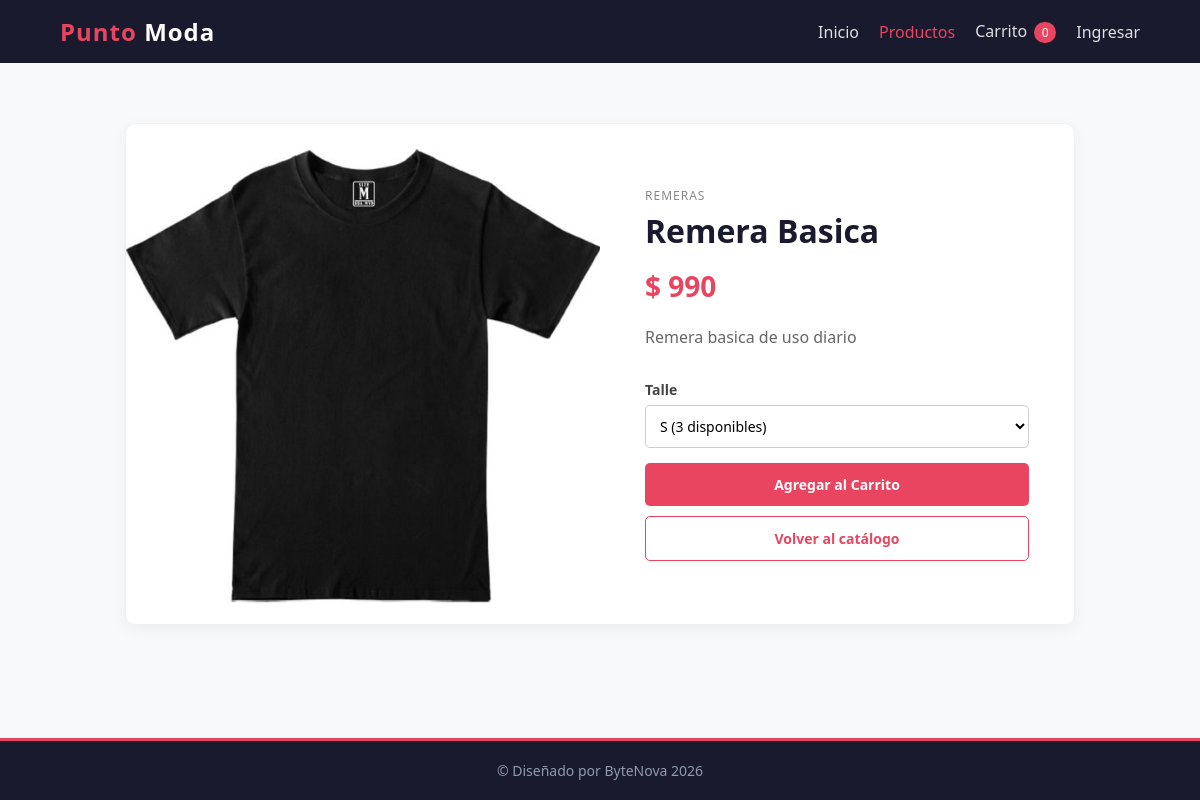
/index.php?pagina=producto&id=2, run on the app's committed database.
### tables this page shows
CREATE TABLE Producto (
    id_producto INT AUTO_INCREMENT PRIMARY KEY,
    nombre VARCHAR(100) NOT NULL,
    descripcion TEXT,
    precio DECIMAL(10,2) NOT NULL,
    imagen VARCHAR(255),
    stock_minimo INT NOT NULL DEFAULT 0,
    activo TINYINT NOT NULL DEFAULT 1,
    id_categoria INT NOT NULL,
    FOREIGN KEY (id_categoria) REFERENCES Categoria(id_categoria)
);

CREATE TABLE Categoria (
    id_categoria INT AUTO_INCREMENT PRIMARY KEY,
    nombre VARCHAR(60) NOT NULL UNIQUE
);

### controllers/ProductoController.php (called while the page is built, shortened)
<?php
require_once __DIR__ . "/../models/ProductoModel.php";
class ProductoController {
    private $productoModel;
    public function __construct($conexion) {
        $this->productoModel = new ProductoModel($conexion);
    }
    public function mostrarDetalle() {
        $id = filter_var($_GET["id"] ?? "", FILTER_VALIDATE_INT);
        $producto = null;
        $talles = [];
        $precioCarrito = 0;
        if ($id !== false && $id > 0) {
            $producto = $this->productoModel->obtenerProductoPorId($id);
        }
        if ($producto) {
            $talles = $this->productoModel->listarTalles($id);
            $precioCarrito = $producto["precio_promocional"] ?? $producto["precio"];
        } else {
            http_response_code(404);
        }
        require __DIR__ . "/../views/detalle-producto.php";
    }
}

### models/ProductoModel.php (called while the page is built, shortened)
<?php
class ProductoModel {
    private $conexion;
    public function __construct($conexion) {
        $this->conexion = $conexion;
    }
    public function obtenerProductoPorId($idProducto) {
        $sql = "SELECT Producto.id_producto, Producto.nombre, Producto.descripcion, Producto.precio,
		(SELECT MIN(Promocion_Producto.precio_promocional)
            FROM Promocion_Producto
            JOIN Promocion ON Promocion_Producto.id_promocion = Promocion.id_promocion
            WHERE Promocion_Producto.id_producto = Producto.id_producto
                AND Promocion.activo = 1
                AND Promocion_Producto.precio_promocional < Producto.precio
                AND CURRENT_DATE BETWEEN Promocion.fecha_inicio AND Promocion.fecha_fin)
            AS precio_promocional, Producto.imagen,
        COALESCE((SELECT SUM(Producto_Talle.stock)
            FROM Producto_Talle
            WHERE Producto_Talle.id_producto = Producto.id_producto), 0) AS stock,
        Categoria.nombre AS categoria
		FROM Producto
		JOIN Categoria ON Producto.id_categoria = Categoria.id_categoria
		WHERE Producto.id_producto = ? AND Producto.activo = 1";
        $consulta = mysqli_prepare($this->conexion, $sql);
        mysqli_stmt_bind_param($consulta, "i", $idProducto);
        mysqli_stmt_execute($consulta);
        $resultado = mysqli_stmt_get_result($consulta);
        $producto = mysqli_fetch_assoc($resultado);
        return $producto;
    }
    public function listarTalles($idProducto) {
        $consulta = $this->conexion->prepare("SELECT talle, stock FROM Producto_Talle WHERE id_producto = ?
            ORDER BY CASE talle WHEN 'XS' THEN 1 WHEN 'S' THEN 2 WHEN 'M' THEN 3
                WHEN 'L' THEN 4 WHEN 'XL' THEN 5 WHEN 'XXL' THEN 6 ELSE 7 END, talle ASC");
        $consulta->bind_param("i", $idProducto);
        $consulta->execute();
        $resultado = $consulta->get_result();
        $talles = [];
        while ($talle = $resultado->fetch_assoc()) {
            $talles[] = $talle;
        }
        return $talles;
    }
}

### config/auth.php (called while the page is built, shortened)
<?php
function escapar($texto) {
    return htmlspecialchars((string)$texto, ENT_QUOTES, "UTF-8");
}

### views/detalle-producto.php (the view, shortened to what this page needs)
<?php
require __DIR__ . "/header.php";
?>
<main>
		<?php if ($producto): ?>
			<section class="detalle-producto">
				<div class="detalle-imagen">
					<img src="<?php echo htmlspecialchars($producto["imagen"]); ?>" alt="<?php echo htmlspecialchars($producto["nombre"]); ?>">
				</div>
				<div class="detalle-info">
					<p class="categoria-producto"><?php echo htmlspecialchars($producto["categoria"]); ?></p>
					<h1><?php echo htmlspecialchars($producto["nombre"]); ?></h1>
					<?php if ($producto["precio_promocional"] != null): ?>
						<p class="detalle-precio">$ <?php echo number_format($producto["precio_promocional"], 0, ",", "."); ?></p>
					<?php else: ?>
						<p class="detalle-precio">$ <?php echo number_format($producto["precio"], 0, ",", "."); ?></p>
					<?php endif; ?>
					<p class="detalle-descripcion"><?php echo htmlspecialchars($producto["descripcion"]); ?></p>
					<div class="seleccion-talle detalle-talle">
						<label for="talle-detalle">Talle</label>
						<select id="talle-detalle" class="selector-talle" data-producto-id="<?php echo escapar($producto["id_producto"]); ?>">
							<?php $seleccionInicialDefinida = false; ?>
							<?php foreach ($talles as $filaTalle): ?>
								<option value="<?php echo htmlspecialchars($filaTalle["talle"]); ?>" data-stock="<?php echo (int)$filaTalle["stock"]; ?>" <?php if ($filaTalle["stock"] <= 0) { echo "disabled"; } elseif (!$seleccionInicialDefinida) { echo "selected"; $seleccionInicialDefinida = true; } ?>>
								    <?php echo htmlspecialchars($filaTalle["talle"]); ?>
								    <?php if ($filaTalle["stock"] > 0): ?>
								        (<?php echo escapar($filaTalle["stock"]); ?> disponibles)
								    <?php else: ?>
								        (agotado)
								    <?php endif; ?>
								</option>
							<?php endforeach; ?>
						</select>
					</div>
					<div class="detalle-acciones">
						<button
							type="button"
							class="btn btn-agregar-producto"
							data-id="<?php echo escapar($producto["id_producto"]); ?>"
							data-nombre="<?php echo htmlspecialchars($producto["nombre"]); ?>"
							data-precio="<?php echo escapar($precioCarrito); ?>"
							<?php if ($producto["stock"] <= 0) echo "disabled"; ?>
						>Agregar al Carrito</button>
						<a href="index.php?pagina=productos" class="btn btn-secundario">Volver al catálogo</a>
					</div>
				</div>
			</section>
		<?php else: ?>
			<p>No se encontró el producto.</p>
		<?php endif; ?>
	</main>
<?php
require __DIR__ . "/footer.php";
?>

### css/style.css (style rules this page uses)
* { margin: 0; padding: 0; box-sizing: border-box; font-family: 'Segoe UI', Tahoma, Geneva, Verdana, sans-serif; }
body { background-color: #f8f9fa; color: #333; display: flex; flex-direction: column; min-height: 100vh; }
main { flex: 1; padding: 40px 5%; }
.btn { display: inline-block; background-color: #e94560; color: white; padding: 12px 30px; text-decoration: none; border-radius: 5px; font-weight: bold; transition: background 0.3s; border: none; cursor: pointer; font-size: 14px; text-align: center; }
.btn-secundario { background-color: #fff; color: #e94560; border: 1px solid #e94560; }
.categoria-producto { font-size: 12px; color: #888; text-transform: uppercase; letter-spacing: 1px; margin-bottom: 5px; }
.detalle-producto { max-width: 950px; margin: 20px auto; background-color: #fff; border: 1px solid #eef2f5; border-radius: 10px; box-shadow: 0 4px 15px rgba(0, 0, 0, 0.05); display: flex; overflow: hidden; }
.detalle-imagen, .detalle-info { width: 50%; }
.detalle-imagen { min-height: 500px; background-color: #eceff1; }
.detalle-imagen img { width: 100%; height: 100%; object-fit: cover; }
.detalle-info { padding: 45px; display: flex; flex-direction: column; justify-content: center; }
.detalle-info h1 { font-size: 32px; color: #1a1a2e; margin-bottom: 15px; }
.detalle-precio { font-size: 28px; font-weight: bold; color: #e94560; margin-bottom: 20px; }
.detalle-descripcion { line-height: 1.6; color: #666; margin-bottom: 30px; }
.detalle-acciones { display: flex; flex-direction: column; gap: 10px; }
.seleccion-talle { margin-bottom: 15px; }
.seleccion-talle label { display: block; font-size: 14px; font-weight: 600; color: #444; margin-bottom: 6px; }
.selector-talle { width: 100%; padding: 10px; border: 1px solid #ccc; border-radius: 5px; background-color: #fff; font-size: 14px; }

### data on the page
producto: imagen (picture), id_categoria.nombre "REMERAS", nombre "Remera Basica", precio "990", descripcion "Remera basica de uso diario"

### other printed values
form field value "S (3 disponibles)"
